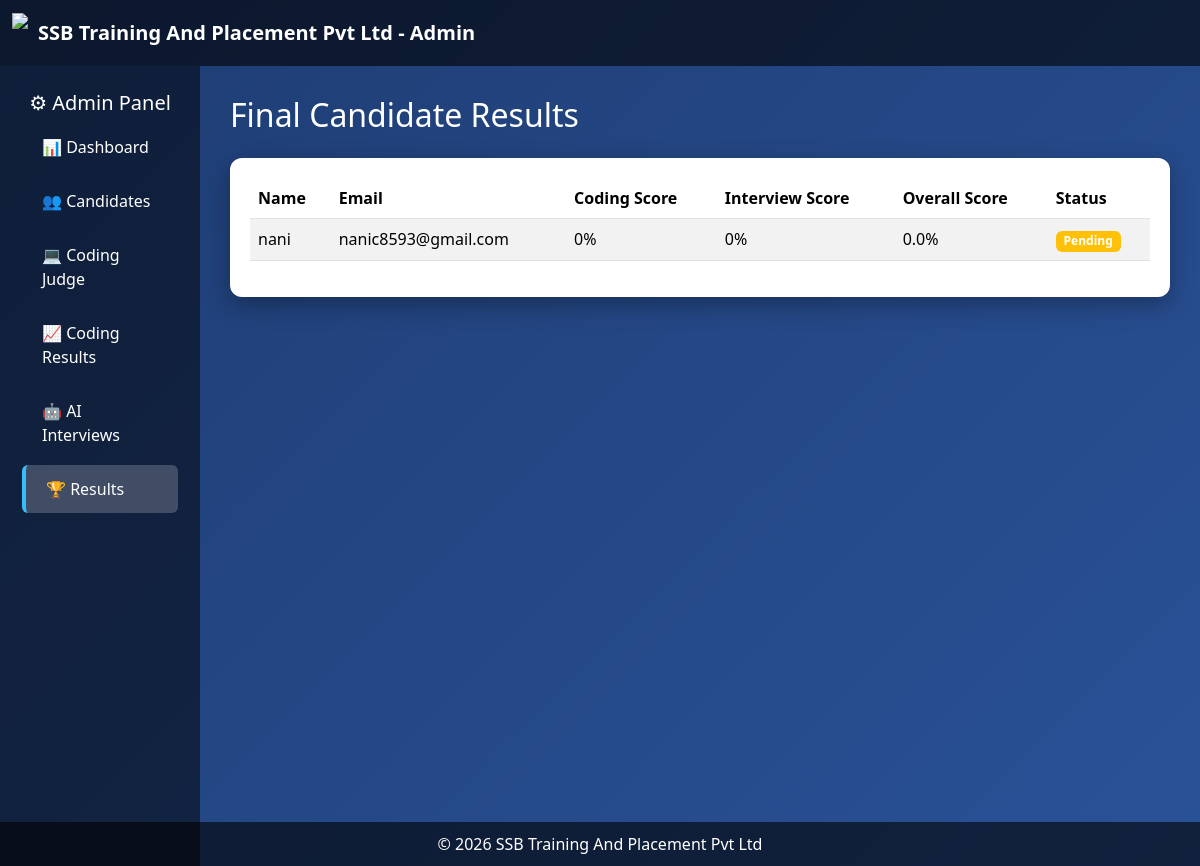
Page /admin_results on the earlier database version.
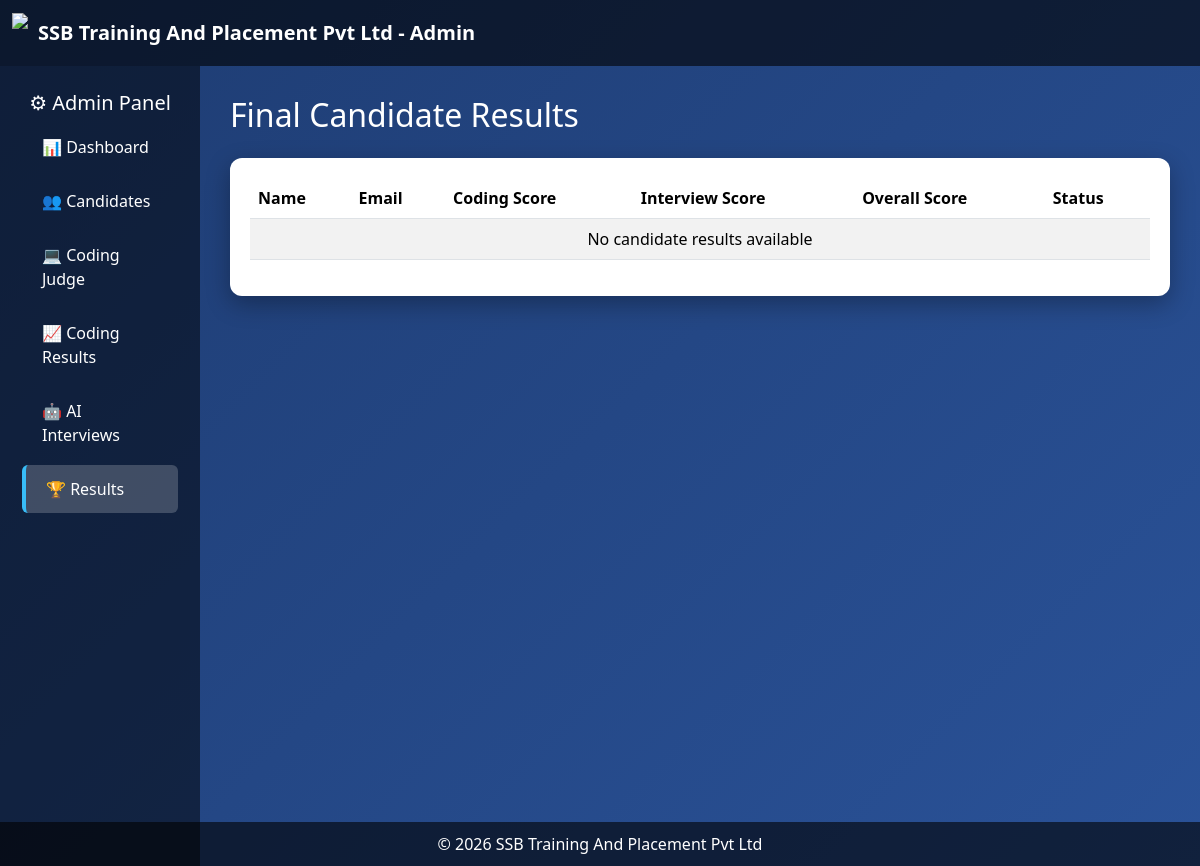
Same page on the later database version.
### tables this page shows
CREATE TABLE users(
        id INTEGER PRIMARY KEY AUTOINCREMENT,
        name TEXT NOT NULL,
        email TEXT UNIQUE NOT NULL,
        password BLOB NOT NULL,
        role TEXT DEFAULT 'candidate'
    );

### app.py (the view)
@app.route("/admin_results")
def admin_results():
    conn = sqlite3.connect("database.db")
    cur = conn.cursor()
    cur.execute("""
    SELECT users.id,
           users.name,
           users.email,
           COALESCE(submissions.score,0),
           COALESCE(interviews.score,0),
           COALESCE(interviews.status,'Pending')
    FROM users
    LEFT JOIN submissions ON users.id=submissions.user_id
    LEFT JOIN interviews ON users.id=interviews.candidate_id
    WHERE users.role='candidate'
    """)
    results = cur.fetchall()
    conn.close()
    return render_template("admin_results.html", results=results)

### templates/admin_results.html (shortened to what this page needs)
<!DOCTYPE html>
<html lang="en">
<head>
<link href="https://cdn.jsdelivr.net/npm/bootstrap@5.3.2/dist/css/bootstrap.min.css" rel="stylesheet">
<link rel="stylesheet" href="https://cdnjs.cloudflare.com/ajax/libs/font-awesome/6.5.0/css/all.min.css">
</head>
<body>
<div id="particles-js"></div>
<nav class="navbar navbar-dark">
<div class="container-fluid">
<a class="navbar-brand d-flex align-items-center">
<img src="{{ url_for('static', filename='media/logo.jpeg') }}" class="logo">
<b>SSB Training And Placement Pvt Ltd - Admin</b>
</a>
</div>
</nav>
<div class="container-fluid">
<div class="row">
<div class="col-md-2 sidebar">
<h5 class="text-center">⚙ Admin Panel</h5>
<a href="/admin_dashboard">📊 Dashboard</a>
<a href="/admin_candidates">👥 Candidates</a>
<a href="/admin_coding_judge">💻 Coding Judge</a>
<a href="/admin_results">📈 Coding Results</a>
<a href="/admin_ai_interviews">🤖 AI Interviews</a>
<a class="active" href="/final_results">🏆 Results</a>
</div>
<div class="col-md-10 main-area">
<h2 class="mb-4">Final Candidate Results</h2>
<div class="card-box">
<table class="table table-striped">
<thead>
<tr>
<th>Name</th>
<th>Email</th>
<th>Coding Score</th>
<th>Interview Score</th>
<th>Overall Score</th>
<th>Status</th>
</tr>
</thead>
<tbody>
{% if results %}
{% for r in results %}
<tr>
<td>{{ r[1] }}</td>
<td>{{ r[2] }}</td>
<td>{{ r[3] }}%</td>
<td>{{ r[4] }}%</td>
<td>{{ ((r[3] + r[4]) / 2)|round(1) }}%</td>
<td>
{% if r[5] == "Selected" %}
<span class="badge bg-success">Selected</span>
{% elif r[5] == "Pending" %}
<span class="badge bg-warning">Pending</span>
{% else %}
<span class="badge bg-danger">Rejected</span>
{% endif %}
</td>
</tr>
{% endfor %}
{% else %}
<tr>
<td colspan="6" class="text-center">No candidate results available</td>
</tr>
{% endif %}
</tbody>
</table>
</div>
</div>
</div>
</div>
<footer class="footer">
© 2026 SSB Training And Placement Pvt Ltd
</footer>
</body>
</html>

Differences in the rows shown:
removed users: name "nani", email "nanic8593@gmail.com", r "0", value "0.0"
Other differences:
text now shown: "No candidate results available"
